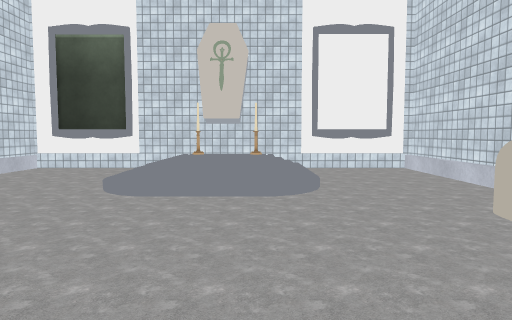
View 1 (above)

12 first-person views from a walk through a scene from a Unity 3-D project. The camera is 1.2 m above the floor, tilts 4° down and sees 70° across. The floor is counted in squares, 1 m on a side. Each view is taken from the middle of a square. On the plan, view 1 faces up. The plan holds only what a view shows up to about 15 squares ahead; the rest is blank. The place goes on beyond the plan. Some animated figures are left out. Some surface patterns are stand-ins.

View 2
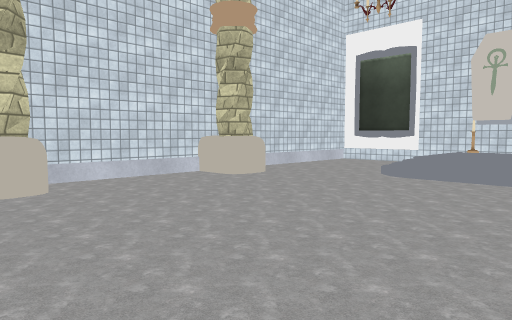

View 3
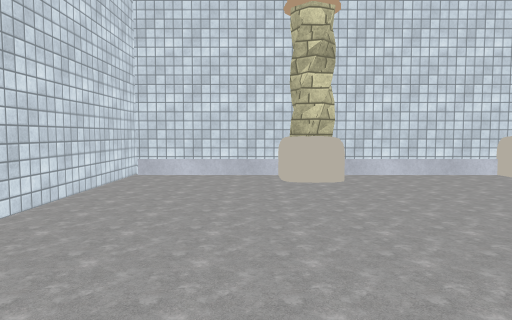

View 4
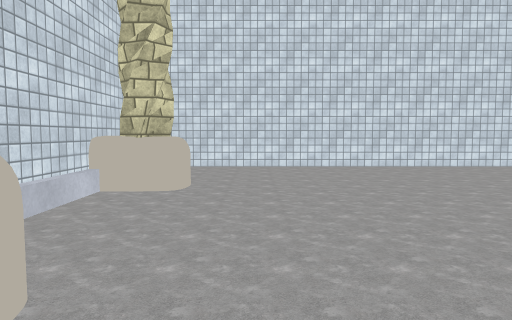

View 5
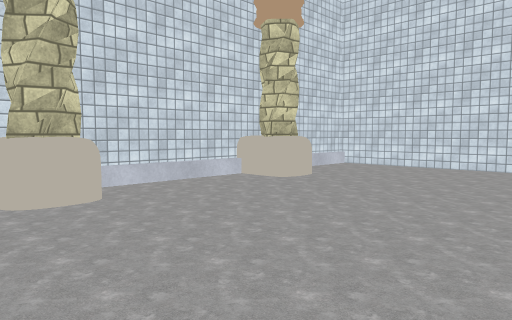

View 6
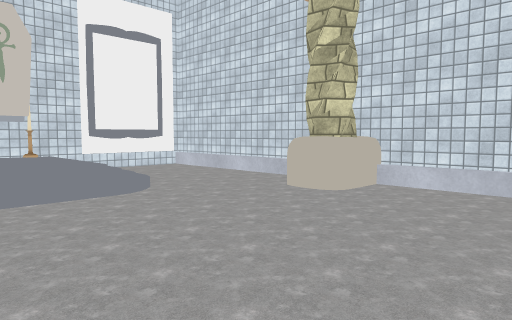

View 7
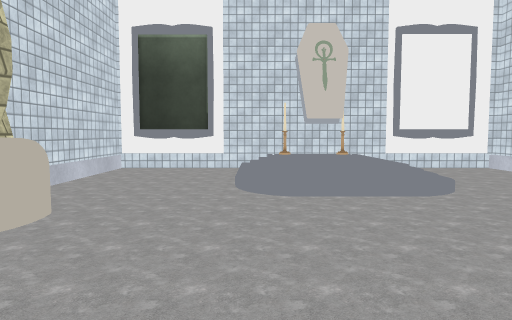

View 8
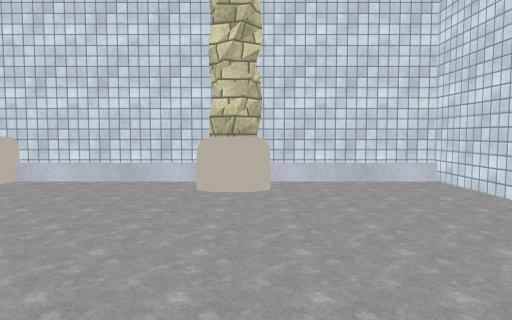

View 9
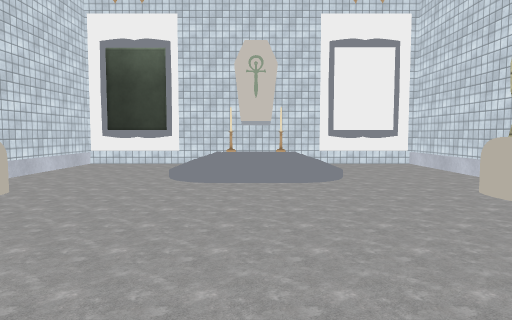

View 10
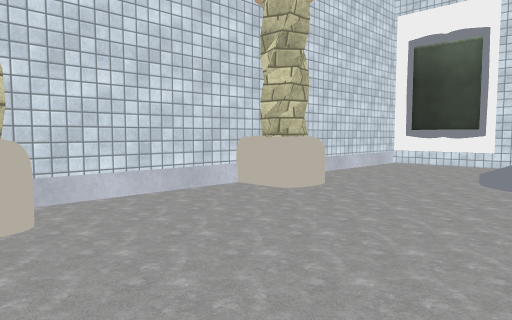

View 11
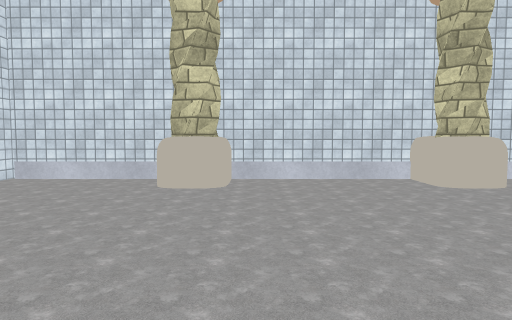

View 12
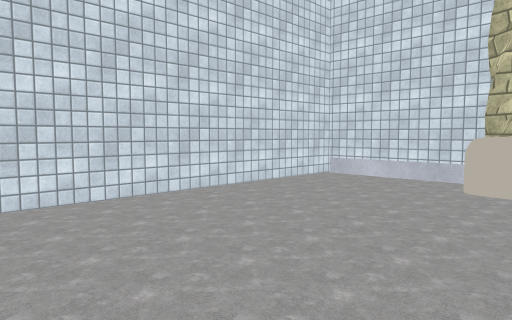

### Floor plan
Key: @ floor where view 1 was taken; # wall or solid block; . floor; / step, stairs or slope; P pillar; O other object.
Columns run from 8 left of view 1 to 6 right of it. Each row starts with its distance up from view 1.
 14 #####    #####
 13 #///##O#O#///##
 12 #....     ....#
 11 #....     ....#
 10 #....     ....#
  9 #....     ....#
  8 #..../   /....#
  7 #..../////....#
  6 ##..........###
  5 ##..........##
  4 ##..........###
  3 #.............#
  2 #.............#
  1 #.............#
  0 #.......@.....#
 -1 ###.........###
 -2 ###.........P##
 -3 #.............#
 -4 #.............#
 -5 #.............#
 -6 #.............#
 -7 ###############

Positions as (right, up) in squares from view 1, and headings:
1: (0, 0), facing up
2: (2, -3), facing up-left
3: (3, -3), facing left
4: (2, 7), facing down
5: (-3, 7), facing down-right
6: (-3, 0), facing up-right
7: (-3, 0), facing up
8: (-4, -2), facing right
9: (-1, -2), facing up
10: (-1, -2), facing up-left
11: (2, 0), facing left
12: (2, 0), facing down-left
